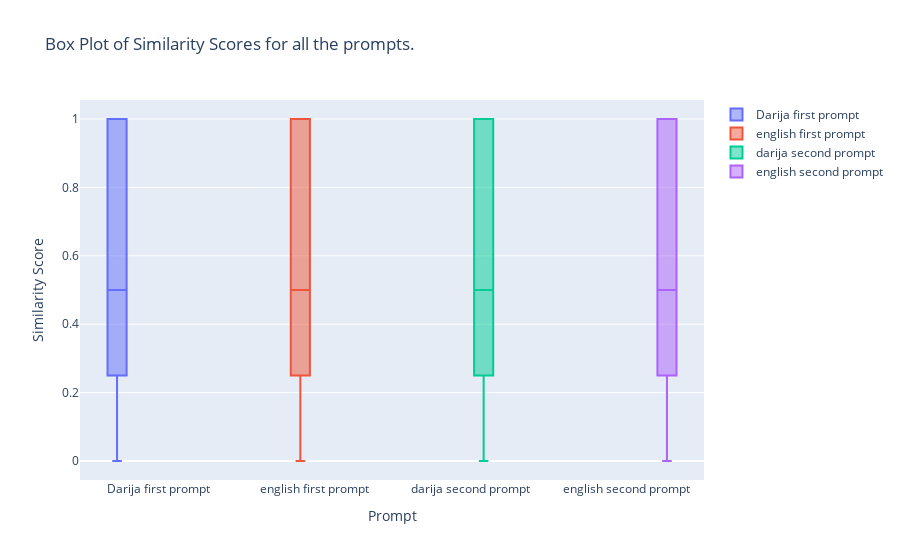

Write notebook code for a chart like this one.
### Code cell
import plotly.graph_objects as go
fig = go.Figure()

fig.add_trace(go.Box(y=verbs['similarity_p1'], name='Darija first prompt'))
fig.add_trace(go.Box(y=verbs['similarity_eng_p1'], name='english first prompt'))
fig.add_trace(go.Box(y=verbs['similarity_p5'], name='darija second prompt'))
fig.add_trace(go.Box(y=verbs['similarity_eng_p5'], name='english second prompt'))

# Update layout
fig.update_layout(
    title='Box Plot of Similarity Scores for all the prompts.',
    yaxis_title='Similarity Score',
    xaxis_title='Prompt',
    boxmode='group'  # group the box plots together
)

# Show plot
fig.show()

### Figure 1 — Plotly figure (JSON) as saved in the notebook; plotly's stock layout.template omitted (floating-point values rounded to 4 significant figures; data arrays with more than 128 entries replaced by an {"elided": "..."} marker saying what was removed)
{"data": [{"name": "Darija first prompt", "type": "box", "y": {"elided": "953 float values"}}, {"name": "english first prompt", "type": "box", "y": {"elided": "953 float values"}}, {"name": "darija second prompt", "type": "box", "y": {"elided": "953 float values"}}, {"name": "english second prompt", "type": "box", "y": {"elided": "953 float values"}}], "layout": {"boxmode": "group", "title": {"text": "Box Plot of Similarity Scores for all the prompts."}, "xaxis": {"title": {"text": "Prompt"}}, "yaxis": {"title": {"text": "Similarity Score"}}}}
